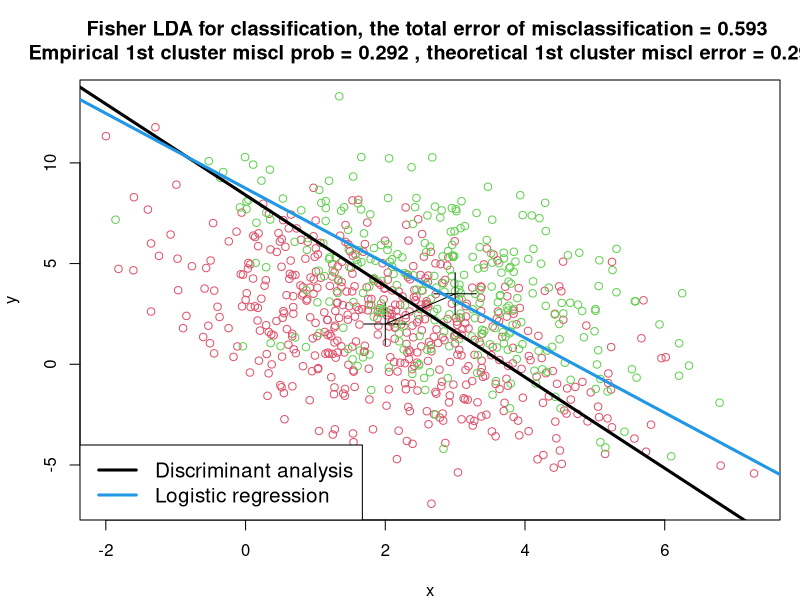

Here is the R script that generated this plot:
mah <- function(job=1,n1=500,n2=300,mu1=c(2,2),mu2=c(3,3.5),sd1=1.5,sd2=3,ro=-.4,ss=3) {
# dump("mah","c:\\QBS124\\mah.r")
set.seed(ss)
if(job==1)
{	
	par(mfrow=c(1,1),mar=c(4,4,4,1))
    Omega=matrix(c(sd1^2,sd1*sd2*ro,sd1*sd2*ro,sd2^2),2,2)
    co=chol(Omega)
    p1=cbind(rnorm(n1),rnorm(n1))
	  p1=p1%*%co+rep(1,n1)%*%t(mu1)
    p2=cbind(rnorm(n2),rnorm(n2))
    p2=p2%*%co+rep(1,n2)%*%t(mu2)
    p12=rbind(p1,p2)
    plot(p12,type="n",xlab="x",ylab="y")
    points(p1[,1],p1[,2],col=2)
    points(mu1[1],mu1[2],pch=3,cex=4)
    points(p2[,1],p2[,2],col=3)
    points(mu2[1],mu2[2],pch=3,cex=4)
readline()	
    z=seq(from=0,to=1,length=100)
    lines(mu1[1]*z+mu2[1]*(1-z),mu1[2]*z+mu2[2]*(1-z))
    a=solve(Omega)%*%(mu1-mu2)
    x=seq(from=-100,to=100,length=100)
    ma=(mu1+mu2)/2
    y=ma[2]-a[1]/a[2]*(x-ma[1])
    lines(x,y,lwd=3)
readline()	
    i1=1:n1;i2=1:n2
    ind=1:(n1+n2);memb=c(rep(1,n1),rep(2,n2))
    classR=(p12-(rep(1,n1+n2)%*%t(ma)))%*%a
    #IFer=(classR<0 & memb==1) | (classR>0 & memb==2)
	IFer=sum(classR<0 & memb==1)
    EmpErr=IFer/n1
    delta2=t(mu1-mu2)%*%solve(Omega)%*%(mu1-mu2)
    TheorErr=pnorm(-sqrt(delta2)/2)
    title(paste("Fisher LDA for classification, the total error of misclassification =",round(2*TheorErr,3),"\nEmpirical 1st cluster miscl prob =",round(EmpErr,4),", theoretical 1st cluster miscl error =",round(TheorErr,4)))
	print("Press Enter");readline()
#Logistic regression
	Y=c(rep(0,n1),rep(1,n2))
	go=glm(Y~p12,family=binomial())
	so=summary(go)
	print(so)
	co=coef(go)
	z=seq(from=-100,to=100,length=100)
	lines(z,-(co[1]+co[2]*z)/co[3],col=4,lwd=3)
	legend("bottomleft",c("Discriminant analysis","Logistic regression"),lty=1,lwd=3,col=c(1,4),cex=1.25)
	
}
if(job==2) #ROC curve
{
	par(mfrow=c(1,1),mar=c(4.5,4.5,4,1),cex.lab=1.5,cex.main=1.5)
    Omega=matrix(c(sd1^2,sd1*sd2*ro,sd1*sd2*ro,sd2^2),2,2)
    co=chol(Omega)
    p1=cbind(rnorm(n1),rnorm(n1))
	p1=p1%*%co+rep(1,n1)%*%t(mu1)
    p2=cbind(rnorm(n2),rnorm(n2))
    p2=p2%*%co+rep(1,n2)%*%t(mu2)
    p12=rbind(p1,p2)
	memb=c(rep(1,n1),rep(2,n2))
	a=solve(Omega)%*%(mu1-mu2)
    ma=(mu1+mu2)/2
    classR=(p12-rep(1,n1+n2)%*%t(ma))%*%a
    #IFer=(classR<0 & memb==1) | (classR>0 & memb==2)
	n=n1+n2
	sens=fp=rep(0,n)
	s.classR=sort(classR)
	AUC=0
	for(i in 1:n)
	{
		sens[i]=sum(classR>s.classR[i] & memb==1)/sum(memb==1)
		fp[i]=sum(classR>s.classR[i] & memb==2)/sum(memb==2)	
		if(i>1) AUC=AUC+(fp[i-1]-fp[i])*sens[i]
	}
	delta=sqrt(sum(a*(mu1-mu2)))
	plot(fp,sens,type="s",lwd=3,xlab="False positive rate",ylab="Sensitivity",
	     main="ROC curve for the LDA classification")
	text(.2,.4,paste("Empirical AUC (LDA) = ",round(100*AUC,1),"%",cex=""),
	     cex=1.5,adj=0,font=3)
	text(.2,.35,paste("Binormal AUC = ",round(100*pnorm(delta/sqrt(2)),1),"%",cex=""),cex=1.5,adj=0,font=3,col=2)
	legend("bottomright",c("Empirical ROC curve","Binormal ROC curve"),col=1:2,lwd=c(3,1),cex=1.25)
	u=seq(from=delta^2/2-4*delta,to=delta^2/2+4*delta,length=1000)
	lines(pnorm((u-delta^2/2)/delta),pnorm((u+delta^2/2)/delta),col=2,lwd=3)
	
#Logistic regression
	Y=c(rep(0,n1),rep(1,n2))
	LP=glm(Y~p12,family=binomial())$linear.predictors
	LP=sort(LP)
	sens=fp=rep(0,n)
	s.classR=Y
	AUC=0
	for(i in 1:n)
	{
		sens[i]=sum(classR<LP[i] & Y==1)/sum(Y==1)
		fp[i]=sum(classR<LP[i] & Y==0)/sum(Y==0)	
		if(i>1) AUC=AUC+(fp[i]-fp[i-1])*sens[i]
	}
	lines(fp,sens,type="l",col=4,lwd=3)	
	text(.2,.3,paste("Empirical AUC (logistic regression) = ",round(100*AUC,1),"%",cex=""),cex=1.5,adj=0,font=3,col=4)
}	
}

mah()
 